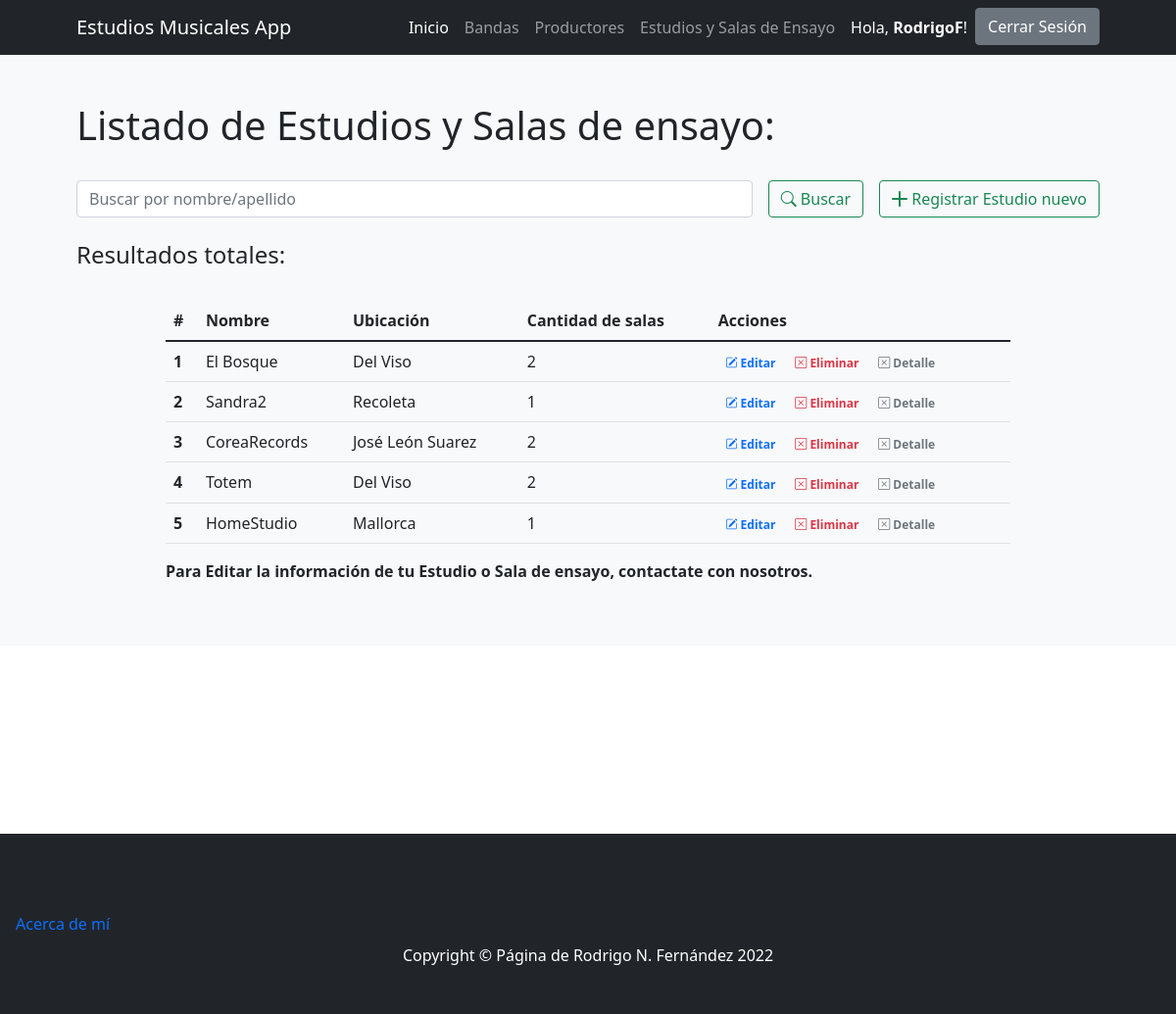
The app's page /estudios/ (signed in), older data.
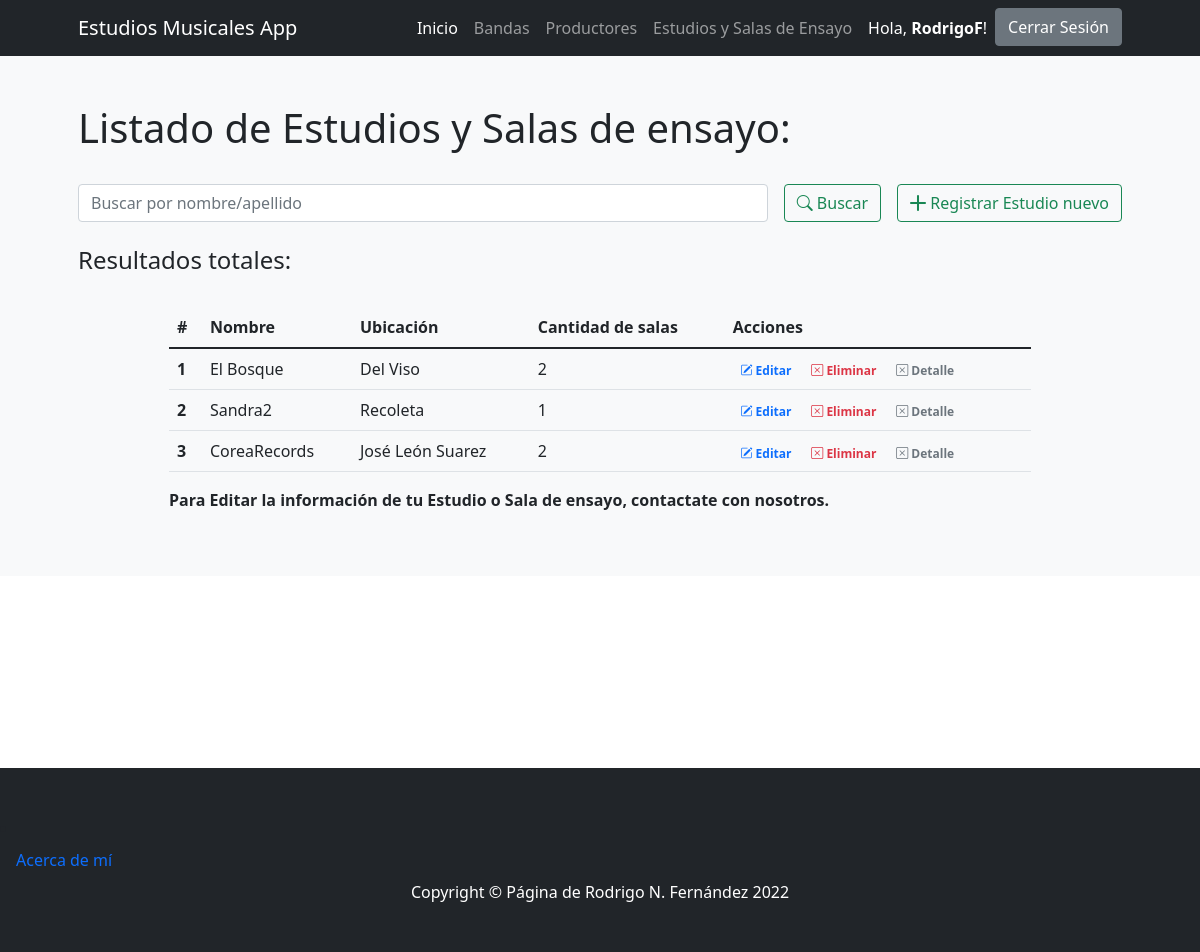
The same page, newer data.
### ProyectoCoderApp/models.py (models this page shows)
class Estudios(models.Model):
    nombre = models.CharField(max_length=30) # Texto
    ubicacion = models.CharField(max_length=30)
    cantidad_salas = models.IntegerField()
    class Meta:
        verbose_name_plural="Estudios"

### ProyectoCoderApp/views.py (the view)
# urls.py: path('estudios/',estudios,name="estudios"),
@login_required
def estudios(request):
    if request.method == "POST":
        search = request.POST["search"]
        if search != "":
            estudios = Estudios.objects.filter( Q(nombre__icontains=search) | Q(genero__icontains=search) ).values()
            return render(request,"ProyectoCoderApp/estudios.html",{"estudios":estudios, "search":True, "busqueda":search})
    estudios = Estudios.objects.all()
    return render(request,"ProyectoCoderApp/estudios.html",{"estudios":estudios})

### ProyectoCoderApp/templates/ProyectoCoderApp/estudios.html (shortened to what this page needs)
{% extends 'ProyectoCoderApp/base.html' %}
{% load static %}
{% block contenidoPagina %}
<section class="bg-light py-5">
    <div class="container px-5">
        <h1>Listado de Estudios y Salas de ensayo:</h1>
        <br>
        <div class="row gx-5 justify-content-center">
            <div class="col-lg-12">
                <form class="d-flex my-2 my-lg-0" action="" method="post">
                    <input class="flex-grow-0 form-control mr-sm-2" type="search" name="search" placeholder="Buscar por nombre/apellido" aria-label="Search">
                    <button class="btn btn-outline-success text-nowrap ms-3 my-2 my-sm-0" type="submit"> <i class="bi bi-search"></i> Buscar</button>
                    <a class="btn btn-outline-success text-nowrap ms-3 my-2 my-sm-0" href="{% url 'crear_estudio' %}"> <i class="bi bi-plus-lg"></i> Registrar Estudio nuevo</a>
                </form>
            </div>
        </div>
        <br>
        <h4>Resultados
            {% if search %}
                para "{{busqueda}}":
            {% else %}
                totales:
            {% endif %}
        </h4>
        <br>
        <div class="row gx-5 justify-content-center">
            <div class="col-lg-10 table-responsive">
                <table class="table table-theme">
                    <thead>
                        <tr>
                            <th scope="col">#</th>
                            <th scope="col">Nombre</th>
                            <th scope="col">Ubicación</th>
                            <th scope="col">Cantidad de salas</th>
                            <th scope="col">Acciones</th>
                        </tr>
                    </thead>
                    <tbody>
                        {% for estudio in estudios %}
                            <tr>
                                <th scope="row">{{forloop.counter}}</th>
                                <td>{{estudio.nombre}}</td>
                                <td>{{estudio.ubicacion}}</td>
                                <td>{{estudio.cantidad_salas}}</td>
                                <td>
                                    <a href="{% url 'editar_estudio' estudio.id %}" class="text-primary badge badge-primary text-decoration-none"> <i class="bi bi-pencil-square"></i> Editar</a>
                                    <a href="{% url 'eliminar_estudio' estudio.id %}" class="text-danger badge badge-danger text-decoration-none"> <i class="bi bi-x-square"></i> Eliminar</a>
                                    <a href="{% url 'estudio_detail' estudio.id %}" class="text-secondary badge badge-secondary text-decoration-none"> <i class="bi bi-x-square"></i> Detalle</a>
                                </td>
                            </tr>
                        {% endfor %}
                    </tbody>
                </table>
                <b>
                    <p>Para Editar la información de tu Estudio o Sala de ensayo, contactate con nosotros.</p>
                </b>
            </div>
        </div>
    </div>
</section>
{% endblock %}

### ProyectoCoderApp/templates/ProyectoCoderApp/base.html (shortened to what this page needs)
{% load static %}
<!DOCTYPE html>
<html lang="es">
    <head>
        <link href="https://cdn.jsdelivr.net/npm/bootstrap-icons@1.4.1/font/bootstrap-icons.css" rel="stylesheet" />
        <link href="{% static 'css/styles.css' %}" rel="stylesheet" />
    </head>
    <body>
        <nav class="navbar navbar-expand-lg navbar-dark bg-dark">
            <div class="container px-5" >
                <a class="navbar-brand" href="{% url 'index' %}">Estudios Musicales App</a>
                <div class="collapse navbar-collapse" id="navbarSupportedContent">
                    <ul class="navbar-nav ms-auto mb-2 mb-lg-0">
                        <li class="nav-item"><a class="nav-link active" aria-current="page" href="{% url 'index' %}">Inicio</a></li>
                        <li class="nav-item"><a class="nav-link" href="{% url 'bandas' %}">Bandas</a></li>
                        {% if user.is_authenticated %}
                            <li class="nav-item"><a class="nav-link" href="{% url 'productores' %}">Productores</a></li>
                            <li class="nav-item"><a class="nav-link" href="{% url 'estudios' %}">Estudios y Salas de Ensayo</a></li>
                        {% endif %}
                        {% if user.is_authenticated %}
                            <li class="nav-item"><a class="nav-link active" href="{% url 'editar_perfil' %}"> Hola, <b>{{user.username}}</b>!</a>
                            <li class="nav-item"><a class="btn btn-secondary" href="{% url 'logout' %}">Cerrar Sesión</a></li>
                        {% else %}
                            <li class="nav-item"><a class="btn btn-secondary mx-3 " href="{% url 'login' %}">Iniciar Sesión</a></li>
                            <li class="nav-item"><a class="btn btn-outline-secondary" href="{% url 'register' %}">Registrarse</a></li>
                        {% endif %}
                    </ul>
                </div>
            </div>
        </nav>
        {% block contenidoPagina %}
        {% endblock %}
<br><br><br><br><br><br><br><br>
        <footer class="py-5 bg-dark">
            <li class="nav-item"><a class="nav-link active" aria-current="page" href="{% url 'acerca_de' %}">Acerca de mí</a></li>
            <div class="container px-5"><p class="m-0 text-center text-white">Copyright &copy; Página de Rodrigo N. Fernández 2022</p>
            </div>
        </footer>
    </body>
</html>

Row changes from the older to the newer data that the page shows:
removed Estudios: nombre "Totem", ubicacion "Del Viso", cantidad_salas "2"
removed Estudios: nombre "HomeStudio", ubicacion "Mallorca", cantidad_salas "1"
